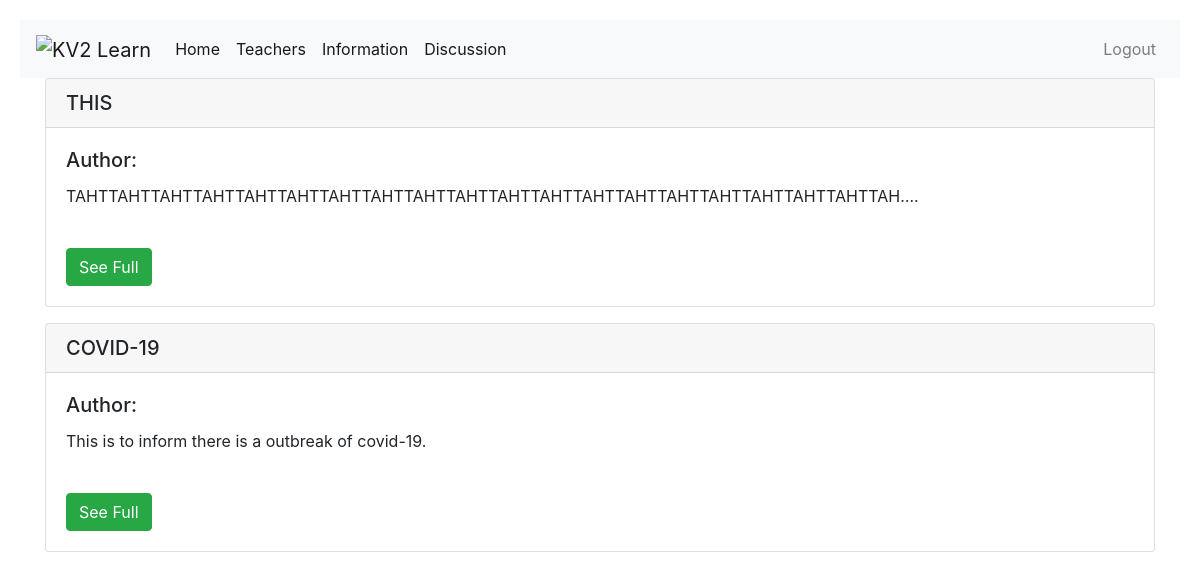
Screenshot of /information/ with the database file from the repository.
### mentor/models.py (models this page shows)
class information(models.Model):
	author = models.ForeignKey(CustomUser, on_delete=models.CASCADE)
	title = models.CharField(max_length=200)
	content = models.CharField(max_length=200)
	date = models.DateTimeField(auto_now_add=True)
	class Meta:
		ordering = ['-date']

### mentor/views.py (the view)
# urls.py: path('information/', views.informations, name="information"),
def informations(request):
    obj = information.objects.all()
    context = {"obj": obj}
    return render(request, template_name="information.html", context=context)

### mentor/templates/information.html (shortened to what this page needs)
{% extends "base.html" %}
{% block content %}
{% for o in obj %}
<div class="card">
  <h5 class="card-header">{{o.title}}</h5>
  <div class="card-body">
    <h5 class="card-title">Author: {{o.first_name}} {{o.last_name}}</h5>
    <p class="card-text">{{ o.content|truncatechars:80 }}.</p><br>
    <a href="{{ o.pk }}" class="btn btn-success">See Full</a>
  </div>
</div>
{% endfor %}
{% endblock content %}

### rows the page displays
information: title "THIS", content "TAHTTAHTTAHTTAHTTAHTTAHTTAHTTAHTTAHTTAHTTAHTTAHTTAHTTAHTTAHTTAHTTAHTTAHTTAHTTAH…"
information: title "COVID-19", content "This is to inform there is a outbreak of covid-19"
